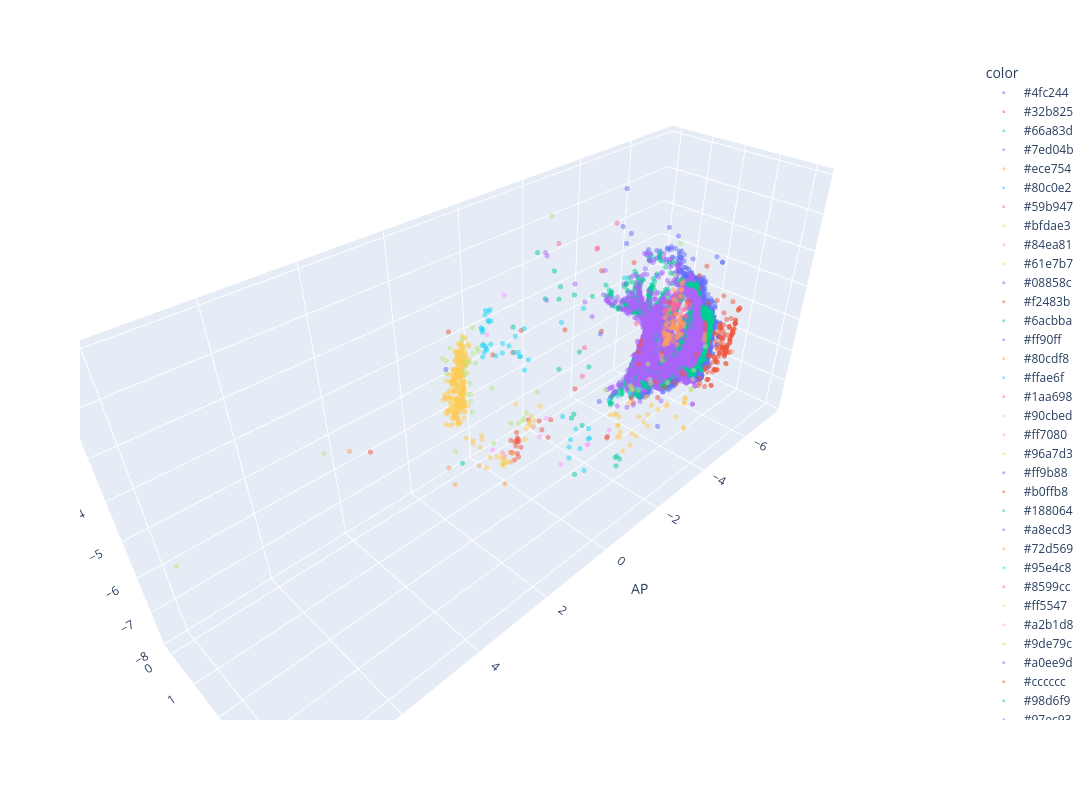

The cell this chart's notebook holds for it:
### Markdown cell above
5. PFC: load datasets and plot

### Code cell
df_trio_pfc = pd.read_csv("/Users/yuyihe/ExampleNeuroDatasets/BiasedConnectivityVentralSubiculum/PFC_TRIO_cellcounts.csv")

fig_pfc = px.scatter_3d(df_trio_pfc, x='AP', y='ML', z = 'DV', color = 'color', opacity = 0.5)

fig_pfc["layout"].update(width = 1200, height = 800, autosize = False)
fig_pfc.update_traces(marker_size=3)

fig_pfc.show()

### Figure 1 — Plotly figure (JSON) as saved in the notebook; plotly's stock layout.template omitted (floating-point values rounded to 4 significant figures; data arrays with more than 128 entries replaced by an {"elided": "..."} marker saying what was removed)
{"data": [{"hovertemplate": "color=#4fc244<br>AP=%{x}<br>ML=%{y}<br>DV=%{z}<extra></extra>", "legendgroup": "#4fc244", "marker": {"color": "#636efa", "opacity": 0.5, "size": 3, "symbol": "circle"}, "mode": "markers", "name": "#4fc244", "scene": "scene", "showlegend": true, "type": "scatter3d", "x": {"elided": "1927 float values"}, "y": {"elided": "1927 float values"}, "z": {"elided": "1927 float values"}}, {"hovertemplate": "color=#32b825<br>AP=%{x}<br>ML=%{y}<br>DV=%{z}<extra></extra>", "legendgroup": "#32b825", "marker": {"color": "#EF553B", "opacity": 0.5, "size": 3, "symbol": "circle"}, "mode": "markers", "name": "#32b825", "scene": "scene", "showlegend": true, "type": "scatter3d", "x": {"elided": "179 float values"}, "y": {"elided": "179 float values"}, "z": {"elided": "179 float values"}}, {"hovertemplate": "color=#66a83d<br>AP=%{x}<br>ML=%{y}<br>DV=%{z}<extra></extra>", "legendgroup": "#66a83d", "marker": {"color": "#00cc96", "opacity": 0.5, "size": 3, "symbol": "circle"}, "mode": "markers", "name": "#66a83d", "scene": "scene", "showlegend": true, "type": "scatter3d", "x": {"elided": "5044 float values"}, "y": {"elided": "5044 float values"}, "z": {"elided": "5044 float values"}}, {"hovertemplate": "color=#7ed04b<br>AP=%{x}<br>ML=%{y}<br>DV=%{z}<extra></extra>", "legendgroup": "#7ed04b", "marker": {"color": "#ab63fa", "opacity": 0.5, "size": 3, "symbol": "circle"}, "mode": "markers", "name": "#7ed04b", "scene": "scene", "showlegend": true, "type": "scatter3d", "x": {"elided": "2472 float values"}, "y": {"elided": "2472 float values"}, "z": {"elided": "2472 float values"}}, {"hovertemplate": "color=#ece754<br>AP=%{x}<br>ML=%{y}<br>DV=%{z}<extra></extra>", "legendgroup": "#ece754", "marker": {"color": "#FFA15A", "opacity": 0.5, "size": 3, "symbol": "circle"}, "mode": "markers", "name": "#ece754", "scene": "scene", "showlegend": true, "type": "scatter3d", "x": [-5.704], "y": [3.725], "z": [-5.413]}, {"hovertemplate": "color=#80c0e2<br>AP=%{x}<br>ML=%{y}<br>DV=%{z}<extra></extra>", "legendgroup": "#80c0e2", "marker": {"color": "#19d3f3", "opacity": 0.5, "size": 3, "symbol": "circle"}, "mode": "markers", "name": "#80c0e2", "scene": "scene", "showlegend": true, "type": "scatter3d", "x": [-1.798, -1.103, -1.216, -1.351, -2.41, -0.9126, -2.231, -1.806, -1.856, -1.395, -1.719], "y": [3.065, 2.805, 1.865, 2.005, 2.965, 2.725, 2.485, 2.245, 2.245, 2.005, 1.885], "z": [-5.196, -5.931, -6.134, -7.107, -5.47, -6.487, -5.831, -6.973, -6.965, -6.891, -6.796]}, {"hovertemplate": "color=#59b947<br>AP=%{x}<br>ML=%{y}<br>DV=%{z}<extra></extra>", "legendgroup": "#59b947", "marker": {"color": "#FF6692", "opacity": 0.5, "size": 3, "symbol": "circle"}, "mode": "markers", "name": "#59b947", "scene": "scene", "showlegend": true, "type": "scatter3d", "x": [-3.985, -4.281, -3.976, -4.011, -3.884, -3.982, -4.084, -3.876, -3.854, -3.901, -4.535, -4.592, -4.382, -4.46, -4.467, -4.666, -4.441, -4.491, -4.558, -4.423, -4.333, -4.473, -4.451, -4.632, -4.354, -4.379, -4.467, -4.464, -3.859, -3.935, -4.078, -4.08, -4.02, -4.012, -4.071, -3.861, -4.018, -3.966], "y": [3.065, 2.845, 3.205, 3.205, 3.205, 3.205, 3.085, 2.725, 2.725, 2.725, 2.605, 2.605, 2.605, 2.605, 2.605, 2.605, 2.605, 2.605, 2.605, 2.605, 2.605, 2.605, 2.605, 2.605, 2.605, 2.605, 2.605, 2.605, 3.205, 3.205, 3.205, 3.205, 3.085, 2.965, 2.965, 2.725, 3.085, 3.085], "z": [-3.408, -3.217, -4.167, -4.079, -3.97, -3.665, -3.77, -4.034, -3.851, -3.852, -4.28, -4.261, -4.287, -4.206, -4.094, -4.055, -4.081, -4.061, -4.012, -3.968, -3.981, -3.919, -3.903, -3.879, -3.907, -3.78, -3.73, -3.612, -4.374, -4.13, -3.905, -3.52, -3.866, -3.646, -3.423, -3.605, -4.351, -4.019]}, {"hovertemplate": "color=#bfdae3<br>AP=%{x}<br>ML=%{y}<br>DV=%{z}<extra></extra>", "legendgroup": "#bfdae3", "marker": {"color": "#B6E880", "opacity": 0.5, "size": 3, "symbol": "circle"}, "mode": "markers", "name": "#bfdae3", "scene": "scene", "showlegend": true, "type": "scatter3d", "x": [-3.684, -2.991, -2.991, -3.414, -2.859, -3.973, -2.515, -2.167, -1.583, 0.3084, 1.056, -3.792, -2.708, -2.552, 0.0153, -2.491], "y": [3.065, 4.285, 4.285, 4.045, 3.545, 3.925, 3.325, 3.205, 2.845, 0.085, 0.395, 3.805, 3.805, 3.445, 0.205, 3.445], "z": [-1.895, -4.99, -4.99, -5.018, -2.235, -4.399, -4.498, -5.092, -5.027, -5.599, -6.784, -5.048, -4.89, -5.009, -4.405, -4.867]}, {"hovertemplate": "color=#84ea81<br>AP=%{x}<br>ML=%{y}<br>DV=%{z}<extra></extra>", "legendgroup": "#84ea81", "marker": {"color": "#FF97FF", "opacity": 0.5, "size": 3, "symbol": "circle"}, "mode": "markers", "name": "#84ea81", "scene": "scene", "showlegend": true, "type": "scatter3d", "x": [-1.218, -1.186, -1.852], "y": [2.725, 2.725, 2.845], "z": [-6.53, -6.527, -6.377]}, {"hovertemplate": "color=#61e7b7<br>AP=%{x}<br>ML=%{y}<br>DV=%{z}<extra></extra>", "legendgroup": "#61e7b7", "marker": {"color": "#FECB52", "opacity": 0.5, "size": 3, "symbol": "circle"}, "mode": "markers", "name": "#61e7b7", "scene": "scene", "showlegend": true, "type": "scatter3d", "x": [-2.764, -2.472, -3.531, -3.588, -2.655, -2.561, -2.861, -2.52, -2.303, -2.782, -2.177, -2.73, -2.492, -2.555, -2.647, -3.121, -3.121, -3.091], "y": [2.445, 3.545, 3.325, 3.325, 2.965, 3.445, 3.325, 3.205, 3.205, 3.205, 3.085, 3.085, 2.725, 2.605, 2.605, 4.165, 4.165, 3.925], "z": [-6.653, -6.21, -6.266, -6.224, -6.857, -5.953, -5.885, -6.724, -6.905, -6.422, -7.091, -6.293, -7.018, -7.126, -7.007, -6.269, -6.269, -6.051]}, {"hovertemplate": "color=#08858c<br>AP=%{x}<br>ML=%{y}<br>DV=%{z}<extra></extra>", "legendgroup": "#08858c", "marker": {"color": "#636efa", "opacity": 0.5, "size": 3, "symbol": "circle"}, "mode": "markers", "name": "#08858c", "scene": "scene", "showlegend": true, "type": "scatter3d", "x": [-2.757, -2.641, -2.653, -2.63, -2.414, -3.868, -3.016, -2.97, -2.768, -3.716, -3.726, -3.726, -2.527, -3.001, -2.903, -3.028], "y": [2.105, 3.785, 3.785, 3.785, 2.605, 3.925, 3.565, 3.445, 3.325, 1.405, 4.165, 4.165, 3.805, 3.565, 3.565, 3.445], "z": [-1.497, -2.015, -1.984, -1.95, -1.396, -1.996, -1.997, -1.367, -1.142, -1.067, -1.997, -1.997, -1.452, -1.85, -1.718, -1.921]}, {"hovertemplate": "color=#f2483b<br>AP=%{x}<br>ML=%{y}<br>DV=%{z}<extra></extra>", "legendgroup": "#f2483b", "marker": {"color": "#EF553B", "opacity": 0.5, "size": 3, "symbol": "circle"}, "mode": "markers", "name": "#f2483b", "scene": "scene", "showlegend": true, "type": "scatter3d", "x": [-0.8332, -2.668, -1.155, -0.3776, -0.2374, -0.2156, -0.4232, -0.5702, -0.4431, -0.3798, -0.8345, -0.3917, -0.4782, -0.5574, -0.3242, -0.4166, -0.4607, -0.6017, -0.454, -0.8406, -1.747], "y": [1.745, 0.99, 1.525, 1.165, 1.165, 1.045, 1.045, 1.045, 1.045, 0.925, 1.525, 1.045, 1.045, 0.925, 0.925, 1.045, 0.925, 0.925, 1.045, 1.045, 0.565], "z": [-6.648, -6.457, -6.385, -6.85, -6.785, -6.794, -6.652, -7.221, -6.842, -7.366, -6.53, -7.078, -6.898, -7.492, -7.316, -6.91, -7.651, -7.629, -6.981, -6.484, -7.264]}, {"hovertemplate": "color=#6acbba<br>AP=%{x}<br>ML=%{y}<br>DV=%{z}<extra></extra>", "legendgroup": "#6acbba", "marker": {"color": "#00cc96", "opacity": 0.5, "size": 3, "symbol": "circle"}, "mode": "markers", "name": "#6acbba", "scene": "scene", "showlegend": true, "type": "scatter3d", "x": [1.967, -1.58, -1.457, -1.958, -1.883, -0.6254], "y": [1.745, 3.445, 3.445, 3.085, 3.085, 2.845], "z": [-5.804, -6.784, -6.926, -7.129, -7.129, -7.059]}, {"hovertemplate": "color=#ff90ff<br>AP=%{x}<br>ML=%{y}<br>DV=%{z}<extra></extra>", "legendgroup": "#ff90ff", "marker": {"color": "#ab63fa", "opacity": 0.5, "size": 3, "symbol": "circle"}, "mode": "markers", "name": "#ff90ff", "scene": "scene", "showlegend": true, "type": "scatter3d", "x": [-2.585, -2.684, -2.441, -3.821, -2.462, -2.502], "y": [1.505, 1.165, 0.035, 2.125, 0.085, 0.035], "z": [-3.993, -3.756, -2.725, -3.065, -4.041, -2.839]}, {"hovertemplate": "color=#80cdf8<br>AP=%{x}<br>ML=%{y}<br>DV=%{z}<extra></extra>", "legendgroup": "#80cdf8", "marker": {"color": "#FFA15A", "opacity": 0.5, "size": 3, "symbol": "circle"}, "mode": "markers", "name": "#80cdf8", "scene": "scene", "showlegend": true, "type": "scatter3d", "x": [0.2274, 0.6166, 0.1305, 1.664, 1.436, -0.2761, 1.179], "y": [1.27, 0.755, 1.405, 1.045, 0.565, 1.765, 0.275], "z": [-7.821, -7.295, -7.07, -7.083, -6.995, -5.995, -5.155]}, {"hovertemplate": "color=#ffae6f<br>AP=%{x}<br>ML=%{y}<br>DV=%{z}<extra></extra>", "legendgroup": "#ffae6f", "marker": {"color": "#19d3f3", "opacity": 0.5, "size": 3, "symbol": "circle"}, "mode": "markers", "name": "#ffae6f", "scene": "scene", "showlegend": true, "type": "scatter3d", "x": [-5.143], "y": [0.99], "z": [-7.613]}, {"hovertemplate": "color=#1aa698<br>AP=%{x}<br>ML=%{y}<br>DV=%{z}<extra></extra>", "legendgroup": "#1aa698", "marker": {"color": "#FF6692", "opacity": 0.5, "size": 3, "symbol": "circle"}, "mode": "markers", "name": "#1aa698", "scene": "scene", "showlegend": true, "type": "scatter3d", "x": [-2.125, -3.028, -3.061, -3.585], "y": [0.755, 1.165, 1.165, 1.285], "z": [-2.142, -2.45, -2.433, -1.916]}, {"hovertemplate": "color=#90cbed<br>AP=%{x}<br>ML=%{y}<br>DV=%{z}<extra></extra>", "legendgroup": "#90cbed", "marker": {"color": "#B6E880", "opacity": 0.5, "size": 3, "symbol": "circle"}, "mode": "markers", "name": "#90cbed", "scene": "scene", "showlegend": true, "type": "scatter3d", "x": [0.6278, 0.6052, 4.752, 0.9831, 0.2641, 0.2731, 0.4608, 1.078, 1.063, 0.6316, 0.5524, 0.9347, 0.5784], "y": [0.295, 0.295, 0.805, 0.035, 0.445, 0.325, 0.205, 0.275, 0.275, 0.275, 0.275, 0.275, 0.275], "z": [-4.393, -4.221, -4.439, -4.246, -4.109, -3.6, -3.852, -4.503, -4.174, -4.137, -4.041, -3.878, -3.84]}, {"hovertemplate": "color=#ff7080<br>AP=%{x}<br>ML=%{y}<br>DV=%{z}<extra></extra>", "legendgroup": "#ff7080", "marker": {"color": "#FF97FF", "opacity": 0.5, "size": 3, "symbol": "circle"}, "mode": "markers", "name": "#ff7080", "scene": "scene", "showlegend": true, "type": "scatter3d", "x": [-0.7806, -0.2779], "y": [0.295, 0.205], "z": [-3.164, -4.076]}, {"hovertemplate": "color=#96a7d3<br>AP=%{x}<br>ML=%{y}<br>DV=%{z}<extra></extra>", "legendgroup": "#96a7d3", "marker": {"color": "#FECB52", "opacity": 0.5, "size": 3, "symbol": "circle"}, "mode": "markers", "name": "#96a7d3", "scene": "scene", "showlegend": true, "type": "scatter3d", "x": {"elided": "239 float values"}, "y": {"elided": "239 float values"}, "z": {"elided": "239 float values"}}, {"hovertemplate": "color=#ff9b88<br>AP=%{x}<br>ML=%{y}<br>DV=%{z}<extra></extra>", "legendgroup": "#ff9b88", "marker": {"color": "#636efa", "opacity": 0.5, "size": 3, "symbol": "circle"}, "mode": "markers", "name": "#ff9b88", "scene": "scene", "showlegend": true, "type": "scatter3d", "x": [-4.508], "y": [0.263], "z": [-5.84]}, {"hovertemplate": "color=#b0ffb8<br>AP=%{x}<br>ML=%{y}<br>DV=%{z}<extra></extra>", "legendgroup": "#b0ffb8", "marker": {"color": "#EF553B", "opacity": 0.5, "size": 3, "symbol": "circle"}, "mode": "markers", "name": "#b0ffb8", "scene": "scene", "showlegend": true, "type": "scatter3d", "x": [-3.137, -2.968, -1.976, -3.964, -2.983, -2.275, -2.102, -2.125, -2.989, -3.251, -4.024, -2.576, -3.651], "y": [3.785, 3.425, 3.445, 2.725, 3.565, 3.205, 2.605, 2.605, 4.045, 3.805, 3.685, 3.565, 2.965], "z": [-5.134, -2.989, -4.205, -5.124, -5.27, -5.571, -6.899, -6.86, -4.674, -4.846, -4.758, -4.936, -6.238]}, {"hovertemplate": "color=#188064<br>AP=%{x}<br>ML=%{y}<br>DV=%{z}<extra></extra>", "legendgroup": "#188064", "marker": {"color": "#00cc96", "opacity": 0.5, "size": 3, "symbol": "circle"}, "mode": "markers", "name": "#188064", "scene": "scene", "showlegend": true, "type": "scatter3d", "x": [0.7101, 0.6635, 1.423, -0.7319, -1.934], "y": [3.425, 2.965, 2.845, 1.405, 4.045], "z": [-3.076, -1.672, -2.039, -1.688, -1.659]}, {"hovertemplate": "color=#a8ecd3<br>AP=%{x}<br>ML=%{y}<br>DV=%{z}<extra></extra>", "legendgroup": "#a8ecd3", "marker": {"color": "#ab63fa", "opacity": 0.5, "size": 3, "symbol": "circle"}, "mode": "markers", "name": "#a8ecd3", "scene": "scene", "showlegend": true, "type": "scatter3d", "x": [-3.092, -3.372, -3.372], "y": [3.445, 4.165, 4.165], "z": [-5.81, -5.678, -5.678]}, {"hovertemplate": "color=#72d569<br>AP=%{x}<br>ML=%{y}<br>DV=%{z}<extra></extra>", "legendgroup": "#72d569", "marker": {"color": "#FFA15A", "opacity": 0.5, "size": 3, "symbol": "circle"}, "mode": "markers", "name": "#72d569", "scene": "scene", "showlegend": true, "type": "scatter3d", "x": [-4.33, -4.305, -4.305, -4.28, -4.302, -4.32, -4.183, -4.345, -4.398, -4.406, -4.12, -4.124, -4.4, -4.292, -4.208, -4.433, -4.084, -4.051, -3.957, -4.176, -4.137, -4.126, -4.049, -4.213, -4.083, -4.094, -4.069, -4.113, -4.194, -4.121, -4.157, -4.112, -3.982, -4.042, -4.292, -3.965, -4.197, -3.913, -4.324, -4.213, -4.055, -4.022, -4.08, -4.19, -4.132, -4.163, -4.172, -4.218, -4.151, -4.404, -4.17, -4.134, -4.012, -4.249, -3.997, -4.001, -3.95, -4.242, -4.354, -4.169, -4.221, -4.301, -4.383, -4.222, -4.17, -4.22], "y": [2.845, 2.845, 2.845, 2.845, 2.845, 2.845, 2.965, 2.965, 2.965, 2.965, 2.965, 2.965, 2.845, 2.845, 2.845, 2.845, 2.845, 2.725, 2.725, 2.725, 2.725, 2.725, 2.725, 2.725, 2.725, 2.725, 2.725, 2.725, 2.725, 2.725, 2.725, 2.725, 2.725, 2.725, 2.725, 2.725, 2.725, 2.725, 2.725, 2.725, 2.725, 2.725, 2.725, 2.725, 2.725, 2.965, 2.965, 2.965, 2.845, 2.845, 2.845, 2.845, 2.725, 2.725, 2.725, 2.725, 2.725, 2.965, 2.965, 2.965, 2.965, 2.965, 2.965, 2.845, 2.845, 2.845], "z": [-3.567, -3.404, -3.379, -3.376, -3.222, -3.166, -4.655, -4.61, -4.398, -4.333, -4.379, -4.308, -4.766, -4.457, -4.42, -4.377, -4.372, -5.39, -5.199, -4.917, -4.909, -4.891, -4.873, -4.819, -4.811, -4.809, -4.796, -4.777, -4.771, -4.666, -4.646, -4.631, -4.636, -4.572, -4.481, -4.547, -4.492, -4.445, -4.319, -4.327, -4.269, -4.006, -3.902, -3.654, -3.377, -4.324, -4.165, -4.071, -4.632, -4.263, -4.336, -4.275, -4.905, -4.768, -4.365, -4.287, -4.085, -4.885, -4.635, -4.499, -4.402, -4.254, -3.806, -4.83, -4.409, -4.052]}, {"hovertemplate": "color=#95e4c8<br>AP=%{x}<br>ML=%{y}<br>DV=%{z}<extra></extra>", "legendgroup": "#95e4c8", "marker": {"color": "#19d3f3", "opacity": 0.5, "size": 3, "symbol": "circle"}, "mode": "markers", "name": "#95e4c8", "scene": "scene", "showlegend": true, "type": "scatter3d", "x": [-1.269, -0.9418], "y": [2.605, 2.365], "z": [-7.476, -7.014]}, {"hovertemplate": "color=#8599cc<br>AP=%{x}<br>ML=%{y}<br>DV=%{z}<extra></extra>", "legendgroup": "#8599cc", "marker": {"color": "#FF6692", "opacity": 0.5, "size": 3, "symbol": "circle"}, "mode": "markers", "name": "#8599cc", "scene": "scene", "showlegend": true, "type": "scatter3d", "x": [-1.152], "y": [2.485], "z": [-4.595]}, {"hovertemplate": "color=#ff5547<br>AP=%{x}<br>ML=%{y}<br>DV=%{z}<extra></extra>", "legendgroup": "#ff5547", "marker": {"color": "#B6E880", "opacity": 0.5, "size": 3, "symbol": "circle"}, "mode": "markers", "name": "#ff5547", "scene": "scene", "showlegend": true, "type": "scatter3d", "x": [0.2551, 0.3137, 0.2249, -1.841, 0.5128, 0.5378, -0.06393, 0.3408, 0.3408, 0.4433, 0.3951, 0.1955], "y": [0.155, 0.205, 0.085, 0.395, 0.275, 0.275, 0.565, 0.205, 0.205, 0.205, 0.205, 0.205], "z": [-6.129, -4.582, -5.631, -6.45, -4.831, -4.718, -7.069, -5.726, -5.182, -4.649, -4.522, -4.391]}, {"hovertemplate": "color=#a2b1d8<br>AP=%{x}<br>ML=%{y}<br>DV=%{z}<extra></extra>", "legendgroup": "#a2b1d8", "marker": {"color": "#FF97FF", "opacity": 0.5, "size": 3, "symbol": "circle"}, "mode": "markers", "name": "#a2b1d8", "scene": "scene", "showlegend": true, "type": "scatter3d", "x": [0.03918, -0.5115, -0.8692, 0.1083, -0.4999], "y": [0.635, 2.485, 1.645, 1.165, 1.765], "z": [-7.192, -6.89, -6.125, -7.034, -6.434]}, {"hovertemplate": "color=#9de79c<br>AP=%{x}<br>ML=%{y}<br>DV=%{z}<extra></extra>", "legendgroup": "#9de79c", "marker": {"color": "#FECB52", "opacity": 0.5, "size": 3, "symbol": "circle"}, "mode": "markers", "name": "#9de79c", "scene": "scene", "showlegend": true, "type": "scatter3d", "x": [-2.99, -2.99, -1.538, -2.99, -2.99, -2.623, -2.25, -1.914, -1.718, -1.728, -2.409, -2.317, -1.756, -2.045, -2.255], "y": [4.165, 4.165, 3.085, 4.165, 4.165, 3.685, 3.565, 3.325, 3.205, 3.205, 3.205, 3.085, 3.085, 2.845, 3.085], "z": [-5.444, -5.444, -5.606, -5.304, -5.304, -5.701, -5.192, -5.332, -5.968, -5.948, -5.255, -5.268, -5.678, -5.999, -5.12]}, {"hovertemplate": "color=#a0ee9d<br>AP=%{x}<br>ML=%{y}<br>DV=%{z}<extra></extra>", "legendgroup": "#a0ee9d", "marker": {"color": "#636efa", "opacity": 0.5, "size": 3, "symbol": "circle"}, "mode": "markers", "name": "#a0ee9d", "scene": "scene", "showlegend": true, "type": "scatter3d", "x": [-2.333, -2.457], "y": [3.925, 2.005], "z": [-5.923, -6.239]}, {"hovertemplate": "color=#cccccc<br>AP=%{x}<br>ML=%{y}<br>DV=%{z}<extra></extra>", "legendgroup": "#cccccc", "marker": {"color": "#EF553B", "opacity": 0.5, "size": 3, "symbol": "circle"}, "mode": "markers", "name": "#cccccc", "scene": "scene", "showlegend": true, "type": "scatter3d", "x": [-2.608, -2.651, -2.677, -2.284, -6.732, -6.701, -6.676, -2.837, -0.6604, -1.757, -0.9482, -0.2274, 3.258, 0.796], "y": [2.965, 2.965, 2.965, 2.845, 2.245, 2.245, 2.245, 2.725, 0.685, 2.485, 0.685, 0.445, 0.085, 0.085], "z": [-4.373, -4.204, -4.085, -1.966, -5.839, -5.682, -5.557, -5.967, -4.536, -3.638, -4.042, -4.517, -5.699, -3.59]}, {"hovertemplate": "color=#98d6f9<br>AP=%{x}<br>ML=%{y}<br>DV=%{z}<extra></extra>", "legendgroup": "#98d6f9", "marker": {"color": "#00cc96", "opacity": 0.5, "size": 3, "symbol": "circle"}, "mode": "markers", "name": "#98d6f9", "scene": "scene", "showlegend": true, "type": "scatter3d", "x": [-0.2766, -0.786, -0.4391, -0.06745], "y": [2.965, 2.965, 2.965, 3.205], "z": [-5.085, -3.935, -3.392, -4.738]}, {"hovertemplate": "color=#97ec93<br>AP=%{x}<br>ML=%{y}<br>DV=%{z}<extra></extra>", "legendgroup": "#97ec93", "marker": {"color": "#ab63fa", "opacity": 0.5, "size": 3, "symbol": "circle"}, "mode": "markers", "name": "#97ec93", "scene": "scene", "showlegend": true, "type": "scatter3d", "x": [-3.575, -2.756, -2.68, -3.111], "y": [2.485, 2.365, 2.725, 2.605], "z": [-6.572, -6.35, -6.167, -6.38]}, {"hovertemplate": "color=#ffa5d2<br>AP=%{x}<br>ML=%{y}<br>DV=%{z}<extra></extra>", "legendgroup": "#ffa5d2", "marker": {"color": "#FFA15A", "opacity": 0.5, "size": 3, "symbol": "circle"}, "mode": "markers", "name": "#ffa5d2", "scene": "scene", "showlegend": true, "type": "scatter3d", "x": [-6.807, -6.782, -6.757], "y": [2.245, 2.245, 2.245], "z": [-6.214, -6.095, -5.97]}, {"hovertemplate": "color=#ff909f<br>AP=%{x}<br>ML=%{y}<br>DV=%{z}<extra></extra>", "legendgroup": "#ff909f", "marker": {"color": "#19d3f3", "opacity": 0.5, "size": 3, "symbol": "circle"}, "mode": "markers", "name": "#ff909f", "scene": "scene", "showlegend": true, "type": "scatter3d", "x": [-2.218, -0.8463, -0.4408, -1.22, -1.159, -0.2763, -0.2598, -0.4969, -0.2458, -0.4636, -1.984, -0.9581, -0.6482, -0.9395, -0.8083, -1.05, -0.4331, -0.3994, -1.304, -0.4493, -0.433, -0.2642, -0.3205, -0.258, -0.2955, -0.2734, -0.5419, -0.2249, -0.2446, -0.3592, -0.4951, -0.3124, -0.2625], "y": [1.525, 0.685, 0.565, 0.205, 0.035, 0.035, 0.035, 0.035, 0.035, 0.155, 1.045, 0.925, 0.925, 0.805, 0.805, 0.685, 0.325, 0.205, 0.085, 0.085, 0.085, 0.035, 0.035, 0.035, 0.035, 0.155, 0.445, 0.205, 0.205, 0.085, 0.085, 0.085, 0.085], "z": [-3.608, -4.615, -4.241, -4.529, -4.857, -4.077, -3.991, -3.607, -3.941, -3.796, -4.096, -4.772, -4.538, -5.124, -4.662, -4.032, -4.691, -3.442, -5.096, -3.84, -3.793, -4.774, -4.674, -4.446, -4.424, -4.483, -4.601, -3.51, -3.399, -4.596, -4.494, -4.469, -3.973]}, {"hovertemplate": "color=#ff8084<br>AP=%{x}<br>ML=%{y}<br>DV=%{z}<extra></extra>", "legendgroup": "#ff8084", "marker": {"color": "#FF6692", "opacity": 0.5, "size": 3, "symbol": "circle"}, "mode": "markers", "name": "#ff8084", "scene": "scene", "showlegend": true, "type": "scatter3d", "x": [-2.765, -2.748], "y": [1.165, 2.725], "z": [-5.119, -3.742]}, {"hovertemplate": "color=#b3c0df<br>AP=%{x}<br>ML=%{y}<br>DV=%{z}<extra></extra>", "legendgroup": "#b3c0df", "marker": {"color": "#B6E880", "opacity": 0.5, "size": 3, "symbol": "circle"}, "mode": "markers", "name": "#b3c0df", "scene": "scene", "showlegend": true, "type": "scatter3d", "x": [-0.7714, 8.021, -0.1678, -0.5542, -0.223, -0.4788, -0.513, 0.1283], "y": [1.045, 0.805, 0.445, 1.165, 1.045, 1.045, 1.165, 0.205], "z": [-6.227, -5.166, -5.466, -6.222, -6.253, -6.397, -6.27, -4.701]}, {"hovertemplate": "color=#ff4c3e<br>AP=%{x}<br>ML=%{y}<br>DV=%{z}<extra></extra>", "legendgroup": "#ff4c3e", "marker": {"color": "#FF97FF", "opacity": 0.5, "size": 3, "symbol": "circle"}, "mode": "markers", "name": "#ff4c3e", "scene": "scene", "showlegend": true, "type": "scatter3d", "x": [-0.2506], "y": [0.685], "z": [-7.425]}, {"hovertemplate": "color=#e64438<br>AP=%{x}<br>ML=%{y}<br>DV=%{z}<extra></extra>", "legendgroup": "#e64438", "marker": {"color": "#FECB52", "opacity": 0.5, "size": 3, "symbol": "circle"}, "mode": "markers", "name": "#e64438", "scene": "scene", "showlegend": true, "type": "scatter3d", "x": [-1.894, -0.5268, -0.6225, -0.7893, -0.6349, -0.7018, -0.2666, -0.3621, -1.219], "y": [0.445, 1.285, 1.285, 1.285, 1.285, 1.285, 0.685, 1.405, 0.205], "z": [-6.911, -6.457, -6.372, -6.351, -6.334, -6.17, -7.498, -6.642, -6.61]}, {"hovertemplate": "color=#248a5e<br>AP=%{x}<br>ML=%{y}<br>DV=%{z}<extra></extra>", "legendgroup": "#248a5e", "marker": {"color": "#636efa", "opacity": 0.5, "size": 3, "symbol": "circle"}, "mode": "markers", "name": "#248a5e", "scene": "scene", "showlegend": true, "type": "scatter3d", "x": [1.23], "y": [0.445], "z": [-4.243]}, {"hovertemplate": "color=#ffa6ff<br>AP=%{x}<br>ML=%{y}<br>DV=%{z}<extra></extra>", "legendgroup": "#ffa6ff", "marker": {"color": "#EF553B", "opacity": 0.5, "size": 3, "symbol": "circle"}, "mode": "markers", "name": "#ffa6ff", "scene": "scene", "showlegend": true, "type": "scatter3d", "x": [-3.199, -4.312], "y": [0.085, 0.325], "z": [-5.229, -3.782]}, {"hovertemplate": "color=#219866<br>AP=%{x}<br>ML=%{y}<br>DV=%{z}<extra></extra>", "legendgroup": "#219866", "marker": {"color": "#00cc96", "opacity": 0.5, "size": 3, "symbol": "circle"}, "mode": "markers", "name": "#219866", "scene": "scene", "showlegend": true, "type": "scatter3d", "x": [0.2072], "y": [3.685], "z": [-4.635]}, {"hovertemplate": "color=#ffba86<br>AP=%{x}<br>ML=%{y}<br>DV=%{z}<extra></extra>", "legendgroup": "#ffba86", "marker": {"color": "#ab63fa", "opacity": 0.5, "size": 3, "symbol": "circle"}, "mode": "markers", "name": "#ffba86", "scene": "scene", "showlegend": true, "type": "scatter3d", "x": [-4.454], "y": [0.325], "z": [-3.824]}, {"hovertemplate": "color=#9ad2bd<br>AP=%{x}<br>ML=%{y}<br>DV=%{z}<extra></extra>", "legendgroup": "#9ad2bd", "marker": {"color": "#FFA15A", "opacity": 0.5, "size": 3, "symbol": "circle"}, "mode": "markers", "name": "#9ad2bd", "scene": "scene", "showlegend": true, "type": "scatter3d", "x": [3.838], "y": [0.205], "z": [-5.264]}, {"hovertemplate": "color=#aaaaaa<br>AP=%{x}<br>ML=%{y}<br>DV=%{z}<extra></extra>", "legendgroup": "#aaaaaa", "marker": {"color": "#19d3f3", "opacity": 0.5, "size": 3, "symbol": "circle"}, "mode": "markers", "name": "#aaaaaa", "scene": "scene", "showlegend": true, "type": "scatter3d", "x": [-5.568, -2.754], "y": [0.155, 2.965], "z": [-4.516, -5.514]}, {"hovertemplate": "color=#ffb3d9<br>AP=%{x}<br>ML=%{y}<br>DV=%{z}<extra></extra>", "legendgroup": "#ffb3d9", "marker": {"color": "#FF6692", "opacity": 0.5, "size": 3, "symbol": "circle"}, "mode": "markers", "name": "#ffb3d9", "scene": "scene", "showlegend": true, "type": "scatter3d", "x": [-7.293], "y": [1.285], "z": [-5.625]}, {"hovertemplate": "color=#ff7aff<br>AP=%{x}<br>ML=%{y}<br>DV=%{z}<extra></extra>", "legendgroup": "#ff7aff", "marker": {"color": "#B6E880", "opacity": 0.5, "size": 3, "symbol": "circle"}, "mode": "markers", "name": "#ff7aff", "scene": "scene", "showlegend": true, "type": "scatter3d", "x": [-2.639], "y": [0.035], "z": [-1.827]}], "layout": {"autosize": false, "height": 800, "legend": {"title": {"text": "color"}, "tracegroupgap": 0}, "margin": {"t": 60}, "scene": {"domain": {"x": [0, 1], "y": [0, 1]}, "xaxis": {"title": {"text": "AP"}}, "yaxis": {"title": {"text": "ML"}}, "zaxis": {"title": {"text": "DV"}}}, "width": 1200}}
